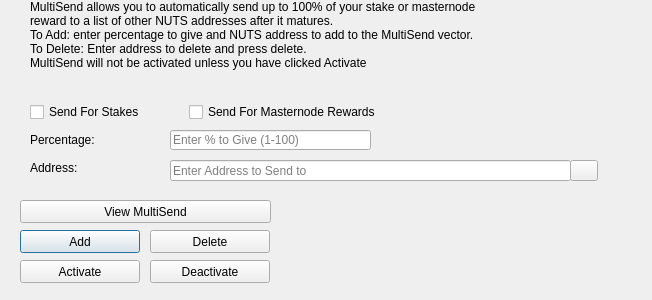
<?xml version="1.0" encoding="UTF-8"?>
<ui version="4.0">
 <class>MultiSendDialog</class>
 <widget class="QDialog" name="MultiSendDialog">
  <property name="windowModality">
   <enum>Qt::NonModal</enum>
  </property>
  <property name="geometry">
   <rect>
    <x>0</x>
    <y>0</y>
    <width>652</width>
    <height>300</height>
   </rect>
  </property>
  <property name="windowTitle">
   <string>MultiSend</string>
  </property>
  <widget class="QLineEdit" name="multiSendPercentEdit">
   <property name="geometry">
    <rect>
     <x>170</x>
     <y>130</y>
     <width>201</width>
     <height>20</height>
    </rect>
   </property>
   <property name="toolTip">
    <string>Enter whole numbers 1 - 100</string>
   </property>
   <property name="placeholderText">
    <string>Enter % to Give (1-100)</string>
   </property>
  </widget>
  <widget class="QLineEdit" name="multiSendAddressEdit">
   <property name="geometry">
    <rect>
     <x>170</x>
     <y>160</y>
     <width>401</width>
     <height>21</height>
    </rect>
   </property>
   <property name="toolTip">
    <string/>
   </property>
   <property name="placeholderText">
    <string>Enter Address to Send to</string>
   </property>
  </widget>
  <widget class="QLabel" name="label_2">
   <property name="geometry">
    <rect>
     <x>30</x>
     <y>0</y>
     <width>451</width>
     <height>121</height>
    </rect>
   </property>
   <property name="lineWidth">
    <number>1</number>
   </property>
   <property name="text">
    <string>MultiSend allows you to automatically send up to 100% of your stake or masternode reward to a list of other NUTS addresses after it matures.
To Add: enter percentage to give and NUTS address to add to the MultiSend vector.
To Delete: Enter address to delete and press delete.
MultiSend will not be activated unless you have clicked Activate</string>
   </property>
   <property name="alignment">
    <set>Qt::AlignLeading|Qt::AlignLeft|Qt::AlignTop</set>
   </property>
   <property name="wordWrap">
    <bool>true</bool>
   </property>
  </widget>
  <widget class="QLabel" name="message">
   <property name="geometry">
    <rect>
     <x>290</x>
     <y>200</y>
     <width>351</width>
     <height>91</height>
    </rect>
   </property>
   <property name="text">
    <string/>
   </property>
  </widget>
  <widget class="QPushButton" name="addButton">
   <property name="geometry">
    <rect>
     <x>20</x>
     <y>230</y>
     <width>120</width>
     <height>23</height>
    </rect>
   </property>
   <property name="toolTip">
    <string/>
   </property>
   <property name="statusTip">
    <string>Add to MultiSend Vector</string>
   </property>
   <property name="text">
    <string>Add</string>
   </property>
  </widget>
  <widget class="QPushButton" name="disableButton">
   <property name="geometry">
    <rect>
     <x>150</x>
     <y>260</y>
     <width>120</width>
     <height>23</height>
    </rect>
   </property>
   <property name="statusTip">
    <string>Deactivate MultiSend</string>
   </property>
   <property name="text">
    <string>Deactivate</string>
   </property>
  </widget>
  <widget class="QPushButton" name="addressBookButton">
   <property name="geometry">
    <rect>
     <x>570</x>
     <y>160</y>
     <width>28</width>
     <height>21</height>
    </rect>
   </property>
   <property name="toolTip">
    <string>Choose an address from the address book</string>
   </property>
   <property name="text">
    <string/>
   </property>
   <property name="icon">
    <iconset resource="../NUTS.qrc">
     <normaloff>:/icons/address-book</normaloff>:/icons/address-book</iconset>
   </property>
   <property name="shortcut">
    <string>Alt+A</string>
   </property>
   <property name="autoDefault">
    <bool>false</bool>
   </property>
  </widget>
  <widget class="QLabel" name="label">
   <property name="geometry">
    <rect>
     <x>30</x>
     <y>130</y>
     <width>121</width>
     <height>20</height>
    </rect>
   </property>
   <property name="toolTip">
    <string>Percentage of stake to send</string>
   </property>
   <property name="text">
    <string>Percentage:</string>
   </property>
  </widget>
  <widget class="QLabel" name="label_5">
   <property name="geometry">
    <rect>
     <x>30</x>
     <y>160</y>
     <width>111</width>
     <height>16</height>
    </rect>
   </property>
   <property name="toolTip">
    <string>Address to send portion of stake to</string>
   </property>
   <property name="text">
    <string>Address:</string>
   </property>
  </widget>
  <widget class="QPushButton" name="deleteButton">
   <property name="geometry">
    <rect>
     <x>150</x>
     <y>230</y>
     <width>120</width>
     <height>23</height>
    </rect>
   </property>
   <property name="toolTip">
    <string/>
   </property>
   <property name="statusTip">
    <string>Delete Address From MultiSend Vector</string>
   </property>
   <property name="text">
    <string>Delete</string>
   </property>
  </widget>
  <widget class="QPushButton" name="activateButton">
   <property name="geometry">
    <rect>
     <x>20</x>
     <y>260</y>
     <width>120</width>
     <height>23</height>
    </rect>
   </property>
   <property name="statusTip">
    <string>Activate MultiSend</string>
   </property>
   <property name="text">
    <string>Activate</string>
   </property>
  </widget>
  <widget class="QPushButton" name="viewButton">
   <property name="geometry">
    <rect>
     <x>20</x>
     <y>200</y>
     <width>251</width>
     <height>23</height>
    </rect>
   </property>
   <property name="toolTip">
    <string/>
   </property>
   <property name="statusTip">
    <string>View MultiSend Vector</string>
   </property>
   <property name="text">
    <string>View MultiSend</string>
   </property>
  </widget>
  <widget class="QWidget" name="horizontalLayoutWidget">
   <property name="geometry">
    <rect>
     <x>30</x>
     <y>100</y>
     <width>351</width>
     <height>24</height>
    </rect>
   </property>
   <layout class="QHBoxLayout" name="horizontalLayout">
    <item>
     <widget class="QCheckBox" name="multiSendStakeCheckBox">
      <property name="text">
       <string>Send For Stakes</string>
      </property>
     </widget>
    </item>
    <item>
     <widget class="QCheckBox" name="multiSendMasternodeCheckBox">
      <property name="text">
       <string>Send For Masternode Rewards</string>
      </property>
     </widget>
    </item>
   </layout>
  </widget>
 </widget>
 <resources>
  <include location="../NUTS.qrc"/>
 </resources>
 <connections/>
</ui>
